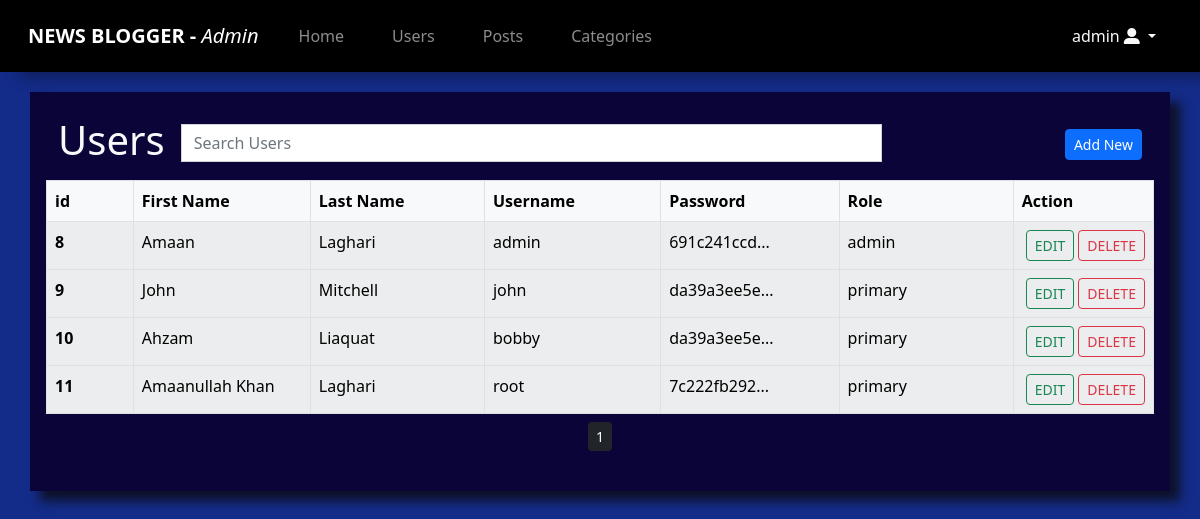
The page /src/admin/users.php (signed in) on the database its author committed.
### tables this page shows
CREATE TABLE `users` (
  `user_id` int(11) NOT NULL,
  `firstname` varchar(55) NOT NULL,
  `lastname` varchar(55) NOT NULL,
  `username` varchar(55) NOT NULL,
  `password` varchar(55) NOT NULL,
  `role` varchar(55) NOT NULL
);

### src/admin/users.php (the view, shortened to what this page needs)
<?php
require_once "./header.php";
?>
<div id="Users" class="container my-3 text-light p-3">
  <div class="row">
    <div class="table-responsive-sm">
      <div class="container d-flex jusitfy-content-between my-2">
        <div class="">
          <h1>Users</h1>
        </div>
        <div class="w-75">
          <form class="search-box mx-auto d-flex w-100 px-3 my-2" action="./search.php" method="get">
            <input id="search-user" name="search" type="text" onkeyup="searchUser()" class="form-control rounded-0" placeholder="Search Users">
          </form>
        </div>
        <div class="w-25 d-flex align-items-center justify-content-end">
          <a href="./adduser.php" class="btn btn-sm btn-primary">Add New</a>
        </div>
      </div>
      <div class="table-scroll">
        <table class="container table mb-0 table-striped table-light table-hover table-bordered">
          <thead>
            <tr>
              <th class="col-1">id</th>
              <th class="col-2">First Name</th>
              <th class="col-2">Last Name</th>
              <th class="col-2">Username</th>
              <th class="col-2">Password</th>
              <th class="col-2">Role</th>
              <th class="col-1">Action</th>
            </tr>
          </thead>
          <tbody>
            <?php
            $limit = 10;
            $page = isset($_GET['page']) ? $_GET['page'] : 1;
            $offset = ($page - 1) * $limit;
            $sql = "SELECT * FROM users ORDER BY role ASC LIMIT {$offset}, {$limit}";
            $result = $con->query($sql);
            if ($result->num_rows > 0) {
              while ($user = $result->fetch_object()) {
            ?>
          <tr class="user-data">
            <th class=""><?= $user->user_id ?></th>
            <td class=""><?= $user->firstname ?></td>
            <td class=""><?= $user->lastname ?></td>
            <td class=""><?= $user->username ?></td>
            <td class="text-wrap">
              <?php
                if (strlen($user->password) > 10) echo substr_replace($user->password, '...', 10)
              ?>
            </td>
            <td class=""><?= $user->role ?></td>
            <td class="">
              <div class="d-flex">
                <a href="./upduser.php?id=<?= $user->user_id ?>" class="btn btn-sm btn-outline-success mx-1">EDIT</a>
                <button class="btn btn-outline-danger btn-sm" data-bs-toggle="modal" data-bs-target="#dltuser<?= $user->user_id ?>">DELETE</button>
              </div>
            </td>
          </tr>
        <?php }
            } else {
        ?>
        <tr>
          <td class="text-center" colspan="7">Nothing to show!</td>
        </tr>
      <?php } ?>
      </tbody>
        </table>
      </div>
      <?php
      $sql1 = "SELECT * FROM users";
      $result1 = $con->query($sql1);
      if ($result1->num_rows > 0) {
        $totalRecords = $result1->num_rows;
        $limit = 10;
        $totalPages = ceil($totalRecords / $limit);
      ?>
        <div class="d-flex justify-content-center my-2">
          <ul class="list-unstyled d-flex">
            <?php
            for ($i = 1; $i <= $totalPages; $i++) {
              $activePage = $i == $page ? "bg-dark border-0" : "";
            ?>
              <li>
                <a href="./users.php?page=<?= $i ?>" class="btn btn-sm btn-primary mx-1 <?= $activePage ?>"><?= $i ?></a>
              </li>
            <?php
            }
            ?>
          </ul>
        <?php
      }
        ?>
        </div>
    </div>
  </div>
</div>
<?php
require "./footer.php"
?>

### src/admin/admin.css (style rules this page uses)
body { background-color: rgba(0, 27, 127, 0.922); box-sizing: border-box; margin: 0; padding: 0; overflow-x: hidden; max-width: 100%; }
#Users, #Posts { background-color: rgb(10, 4, 57); box-shadow: 10px 10px 10px rgba(10, 9, 9, 0.754); color: #fff; margin: 20px auto; }
.table-scroll { overflow-x: scroll; width: 100%; }

### src/static/css/mediaq.css (style rules this page uses)
@media only screen and (min-width: 564px) { html { font-size: 65%; } }
@media only screen and (min-width: 564px) { table { font-size: 65%; } }
@media only screen and (min-width: 768px) { html, table { font-size: 75%; } }
@media only screen and (min-width: 992px) { html, table { font-size: 85%; } }
@media only screen and (min-width: 1100px) { html, table { font-size: 100%; } }

### rows shown on the page
users: user_id "8", firstname "Amaan", lastname "Laghari", username "admin", password "691c241ccd...", role "admin"
users: user_id "9", firstname "John", lastname "Mitchell", username "john", password "da39a3ee5e...", role "primary"
users: user_id "10", firstname "Ahzam", lastname "Liaquat", username "bobby", password "da39a3ee5e...", role "primary"
users: user_id "11", firstname "Amaanullah Khan", lastname "Laghari", username "root", password "7c222fb292...", role "primary"

### other values the page prints
$_SESSION['username'] "admin"
